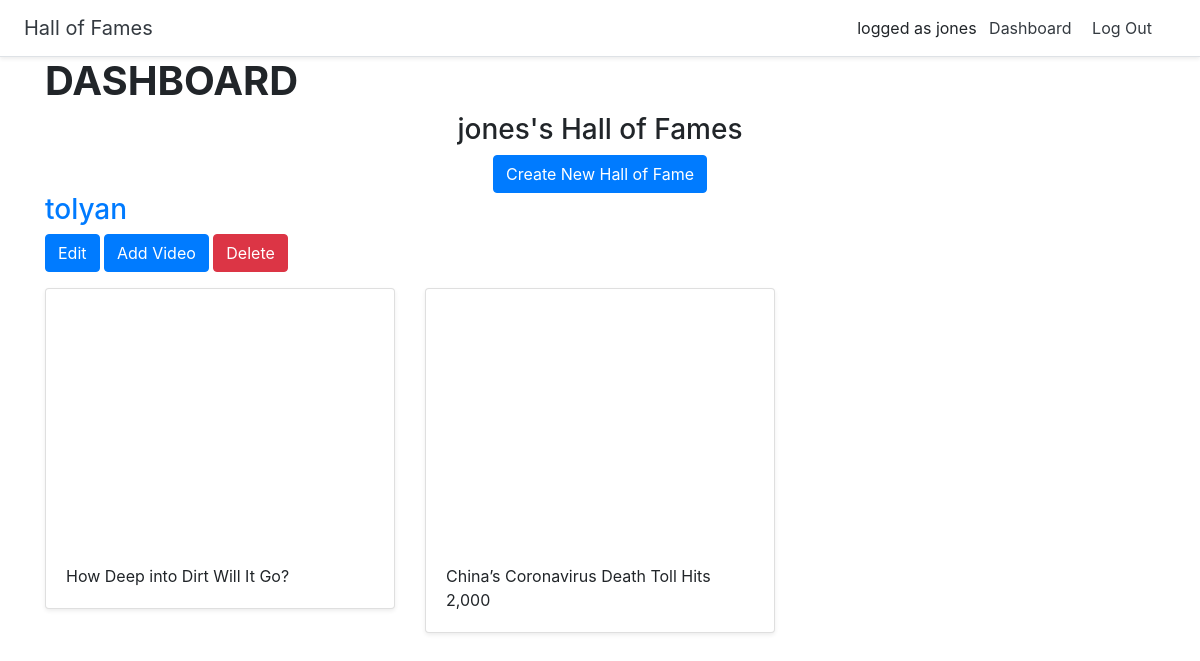
Page /dashboard/ (signed in) on the earlier database version.
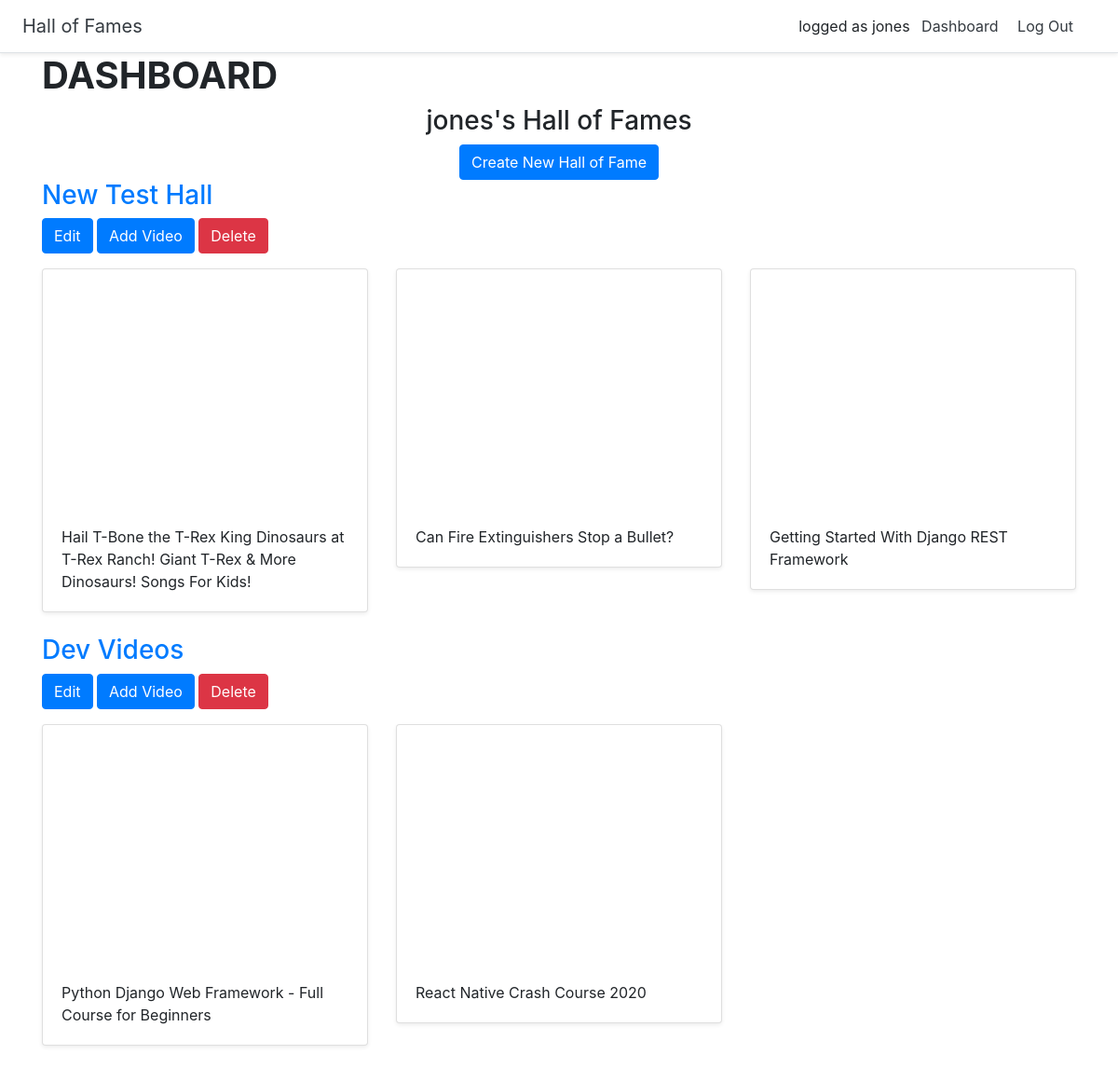
Same page on the later database version.
### halls/models.py (models this page shows, shortened)
class Hall(models.Model):
    title = models.CharField(max_length=255)
    user = models.ForeignKey(User, on_delete = models.CASCADE)

class Video(models.Model):
    title = models.CharField(max_length=255)
    url = models.URLField()
    youtube_id = models.CharField(max_length=255)
    hall = models.ForeignKey(Hall, on_delete=models.CASCADE)

### halls/views.py (the view)
# urls.py: path('dashboard/', views.dashboard, name='dashboard'),
@login_required
def dashboard(request):
    halls = Hall.objects.filter(user=request.user)
    return render(request, 'halls/dashboard.html', {'halls':halls})

### halls/templates/halls/dashboard.html
{% extends 'halls/base.html' %}
{% block content %}
<div class="container">
    <h1><strong>DASHBOARD</strong></h1>
  <div class="text-center">
      <h3>{{ user.username }}'s Hall of Fames</h3>
      <a href="{% url 'create_hall' %}" class="btn btn-primary">Create New Hall of Fame</a>
  </div>
      {% for hall in halls %}
    <h3><a href="{% url 'detail_hall' hall.id %}">{{ hall.title }}</a></h3>
    <a href="{% url 'update_hall' hall.id %}" class="btn btn-primary">Edit</a>
    <a href="{% url 'add_video' hall.id %}" class="btn btn-primary">Add Video</a>
    <a href="{% url 'delete_hall' hall.id %}" class="btn btn-danger">Delete</a>
     <div class="row">
        {% for video in hall.video_set.all %}
          <div class="col-md-4 mt-3">
            <div class="card mb-4 shadow-sm">
                <iframe width="100%" height="255" src="https://www.youtube.com/embed/{{ video.youtube_id }}" frameborder="0" allow="accelerometer; autoplay; encrypted-media; gyroscope; picture-in-picture" allowfullscreen></iframe>
                <div class="card-body"><p class="card-text">{{ video.title }}</p></div>
        </div>
          </div>
        {% endfor %}
      </div>
      {% endfor %}
</div>
{% endblock %}

### halls/templates/halls/base.html (shortened to what this page needs)
<!doctype html>
<html lang="en">
    {% load static %}
<head>
  <link rel="stylesheet" href="https://stackpath.bootstrapcdn.com/bootstrap/4.4.1/css/bootstrap.min.css">
  <link href="{% static 'custom.css' %}" rel="stylesheet">
</head>
<body>
  <div class="d-flex flex-column flex-md-row align-items-center p-3 px-md-4 bg-white border-bottom shadow-sm">
    <h5 class="my-0 mr-md-auto font-weight-normal"><a href="{% url 'home' %}" class="text-dark">Hall of Fames</a></h5>
    <nav class="my-2 my-md-0 mr-md-3">
      {% if user.is_authenticated %}
      <span>logged as {{ user.username }}</span>
      <a class="p-2 text-dark" href="{% url 'dashboard' %}">Dashboard</a>
      <a class="p-2 text-dark" href="{% url 'logout' %}">Log Out</a>
      {% else %}
      <a class="p-2 text-dark" href="{% url 'login' %}">Log In</a>
      {% endif %}
    </nav>
  </div>
  {% block content %}
  {% endblock %}
</body>
</html>

Differences in the rows shown:
removed Hall: title "tolyan"
removed Video: title "How Deep into Dirt Will It Go?", shown under "tolyan"
removed Video: title "China’s Coronavirus Death Toll Hits 2,000", shown under "tolyan"
added Hall: title "New Test Hall"
added Video: title "Hail T-Bone the T-Rex King Dinosaurs at T-Rex Ranch! Giant T-Rex & More Dinosaurs! Songs For Kids!", shown under "New Test Hall"
added Video: title "Can Fire Extinguishers Stop a Bullet?", shown under "New Test Hall"
added Video: title "Getting Started With Django REST Framework", shown under "New Test Hall"
added Hall: title "Dev Videos"
added Video: title "Python Django Web Framework - Full Course for Beginners", shown under "Dev Videos"
added Video: title "React Native Crash Course 2020", shown under "Dev Videos"
